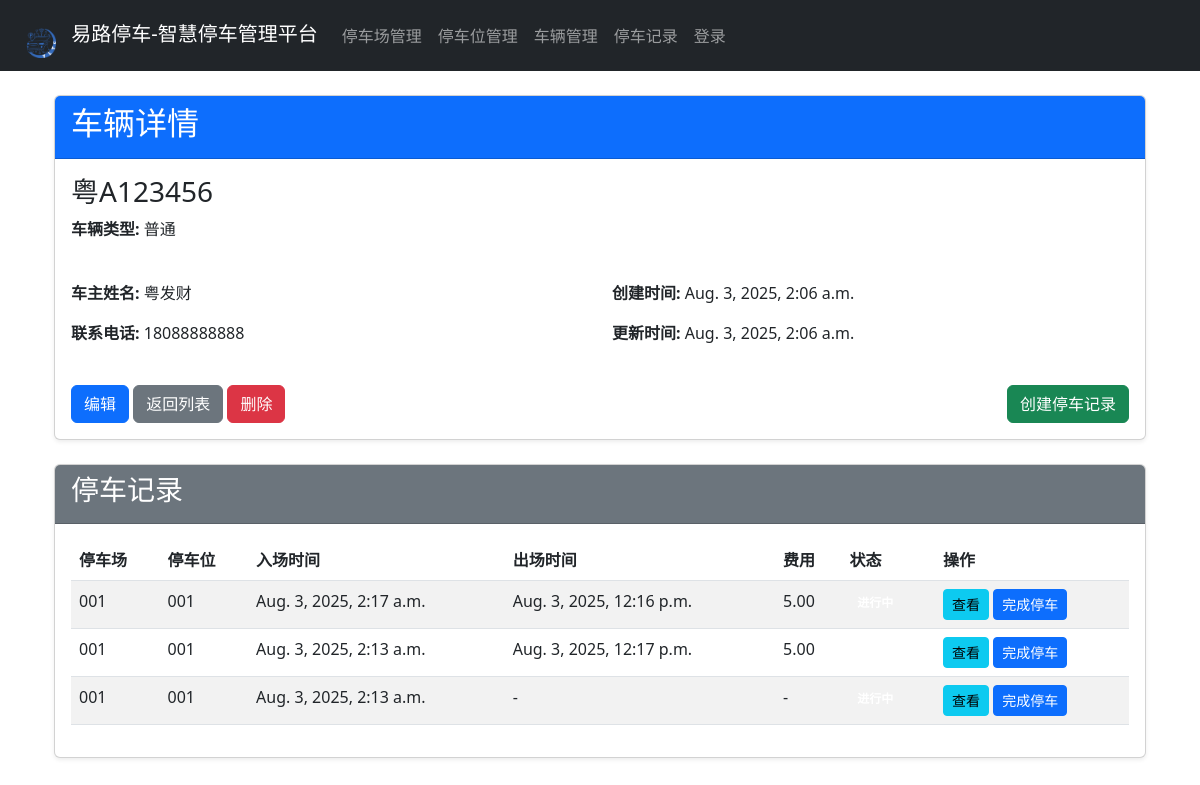
The app's page /vehicles/1/ with its own data.
### parking/models.py (models this page shows, shortened)
class Vehicle(models.Model):
    license_plate = models.CharField(max_length=20, unique=True, verbose_name="车牌号")
    vehicle_type = models.CharField(max_length=50, verbose_name="车辆类型")
    owner_name = models.CharField(max_length=100, verbose_name="车主姓名")
    owner_phone = models.CharField(max_length=20, verbose_name="车主电话")
    created_at = models.DateTimeField(auto_now_add=True, verbose_name="创建时间")
    updated_at = models.DateTimeField(auto_now=True, verbose_name="更新时间")
    class Meta:
        verbose_name = "车辆"
        verbose_name_plural = "车辆管理"

class ParkingRecord(models.Model):
    vehicle = models.ForeignKey(Vehicle, on_delete=models.CASCADE, related_name="parking_records", verbose_name="车辆")
    parking_space = models.ForeignKey(ParkingSpace, on_delete=models.CASCADE, related_name="parking_records", verbose_name="停车位")
    start_time = models.DateTimeField(default=timezone.now, verbose_name="开始时间")
    end_time = models.DateTimeField(null=True, blank=True, verbose_name="结束时间")
    fee = models.DecimalField(max_digits=10, decimal_places=2, null=True, blank=True, verbose_name="费用")
    is_paid = models.BooleanField(default=False, verbose_name="是否已支付")
    vehicle_photo = models.ImageField(upload_to='vehicle_photos/', null=True, blank=True, verbose_name="车辆照片")
    class Meta:
        verbose_name = "停车记录"
        verbose_name_plural = "停车记录管理"

class ParkingSpace(models.Model):
    STATUS_CHOICES = (
        ('available', '可用'),
        ('occupied', '已占用'),
        ('reserved', '已预约'),
        ('maintenance', '维护中'),
    )
    number = models.CharField(max_length=10, verbose_name="车位编号")
    parking_lot = models.ForeignKey(ParkingLot, on_delete=models.CASCADE, related_name="spaces", verbose_name="所属停车场")
    status = models.CharField(max_length=20, choices=STATUS_CHOICES, default='available', verbose_name="状态")
    is_handicapped = models.BooleanField(default=False, verbose_name="残疾人车位")
    created_at = models.DateTimeField(auto_now_add=True, verbose_name="创建时间")
    updated_at = models.DateTimeField(auto_now=True, verbose_name="更新时间")
    class Meta:
        verbose_name = "停车位"
        verbose_name_plural = "停车位管理"

class ParkingLot(models.Model):
    name = models.CharField(max_length=100, verbose_name="停车场名称")
    address = models.CharField(max_length=200, verbose_name="停车场地址")
    description = models.TextField(blank=True, null=True, verbose_name="停车场描述")
    total_spaces = models.IntegerField(verbose_name="总车位数")
    available_spaces = models.IntegerField(default=0, verbose_name="可用车位数")
    is_active = models.BooleanField(default=True, verbose_name="是否激活")
    created_at = models.DateTimeField(auto_now_add=True, verbose_name="创建时间")
    updated_at = models.DateTimeField(auto_now=True, verbose_name="更新时间")
    class Meta:
        verbose_name = "停车场"
        verbose_name_plural = "停车场管理"

### parking/views.py (the view)
# urls.py: path('vehicles/<int:pk>/', views.vehicle_detail, name='vehicle_detail'),
def vehicle_detail(request, pk):
    vehicle = get_object_or_404(Vehicle, pk=pk)
    parking_records = ParkingRecord.objects.filter(vehicle=vehicle).order_by('-start_time')
    return render(request, 'parking/vehicles/detail.html', {'vehicle': vehicle, 'parking_records': parking_records})

### parking/templates/parking/vehicles/detail.html (shortened to what this page needs)
{% extends 'parking/base.html' %}
{% block content %}
<div class="container mt-4">
    <div class="card shadow-sm mb-4">
        <div class="card-header bg-primary text-white">
            <h2>车辆详情</h2>
        </div>
        <div class="card-body">
            <div class="row mb-4">
                <div class="col-md-6">
                    <h3>{{ vehicle.license_plate }}</h3>
                    <p><strong>车辆类型:</strong> {{ vehicle.vehicle_type }}</p>
                </div>
                <div class="col-md-6 text-right">
                </div>
            </div>
            <div class="row mb-4">
                <div class="col-md-6">
                    <p><strong>车主姓名:</strong> {{ vehicle.owner_name }}</p>
                    <p><strong>联系电话:</strong> {{ vehicle.owner_phone }}</p>
                </div>
                <div class="col-md-6">
                    <p><strong>创建时间:</strong> {{ vehicle.created_at }}</p>
                    <p><strong>更新时间:</strong> {{ vehicle.updated_at }}</p>
                </div>
            </div>
            <div class="d-flex justify-content-between">
                <div>
                    <a href="{% url 'vehicle_update' vehicle.id %}" class="btn btn-primary mr-2">编辑</a>
                    <a href="{% url 'vehicle_list' %}" class="btn btn-secondary mr-2">返回列表</a>
                    <button type="button" class="btn btn-danger" data-toggle="modal" data-target="#deleteModal">
                        删除
                    </button>
                </div>
                <a href="{% url 'parking_record_create' %}?vehicle_id={{ vehicle.id }}" class="btn btn-success">创建停车记录</a>
            </div>
        </div>
    </div>
    {% if parking_records %}
    <div class="card shadow-sm">
        <div class="card-header bg-secondary text-white">
            <h3>停车记录</h3>
        </div>
        <div class="card-body">
            <table class="table table-striped table-hover">
                <thead class="thead-dark">
                    <tr>
                        <th>停车场</th>
                        <th>停车位</th>
                        <th>入场时间</th>
                        <th>出场时间</th>
                        <th>费用</th>
                        <th>状态</th>
                        <th>操作</th>
                    </tr>
                </thead>
                <tbody>
                    {% for record in parking_records %}
                    <tr>
                        <td>{{ record.parking_space.parking_lot.name }}</td>
                        <td>{{ record.parking_space.number }}</td>
                        <td>{{ record.start_time }}</td>
                        <td>{{ record.end_time|default:'-' }}</td>
                        <td>{{ record.fee|default:'-' }}</td>
                        <td>
                            {% if record.exit_time %}
                            <span class="badge badge-success">已完成</span>
                            {% else %}
                            <span class="badge badge-warning">进行中</span>
                            {% endif %}
                        </td>
                        <td>
                            <a href="{% url 'parking_record_detail' record.id %}" class="btn btn-sm btn-info mr-1">查看</a>
                            {% if not record.exit_time %}
                            <a href="{% url 'parking_record_update' record.id %}" class="btn btn-sm btn-primary mr-1">完成停车</a>
                            {% endif %}
                        </td>
                    </tr>
                    {% endfor %}
                </tbody>
            </table>
        </div>
    </div>
    {% endif %}
</div>
{% endblock %}

### records on screen
Vehicle: license_plate "粤A123456", vehicle_type "普通", owner_name "粤发财", owner_phone "18088888888", created_at "Aug. 3, 2025, 2:06 a.m.", updated_at "Aug. 3, 2025, 2:06 a.m."
ParkingRecord: parking_space.parking_lot.name "001", parking_space.number "001", start_time "Aug. 3, 2025, 2:17 a.m.", end_time "Aug. 3, 2025, 12:16 p.m.", fee "5.00"
ParkingRecord: parking_space.parking_lot.name "001", parking_space.number "001", start_time "Aug. 3, 2025, 2:13 a.m.", end_time "Aug. 3, 2025, 12:17 p.m.", fee "5.00"
ParkingRecord: parking_space.parking_lot.name "001", parking_space.number "001", start_time "Aug. 3, 2025, 2:13 a.m.", end_time "-", fee "-"
